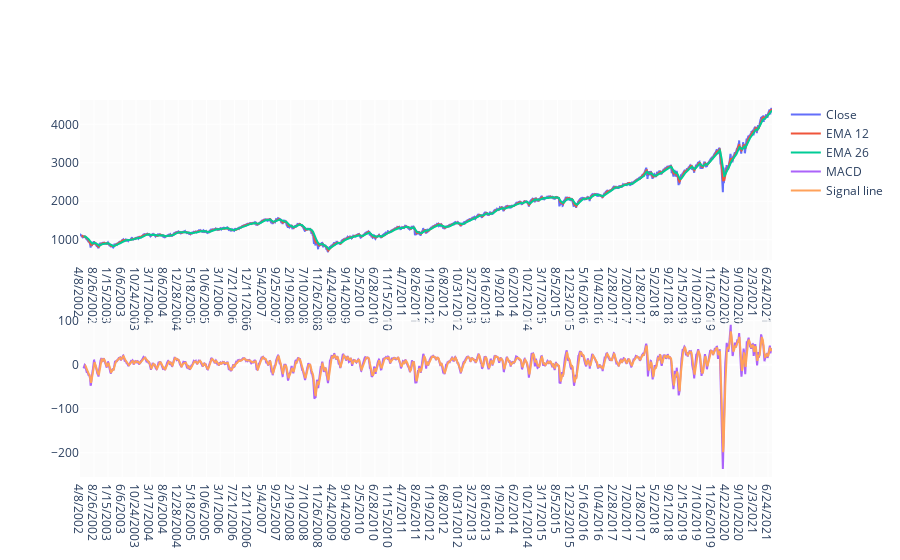

Here is the notebook cell this chart was saved with:
### Markdown cell above
#### MACD

### Code cell
EMA_12 = pd.Series(df['Close'].ewm(span=12, min_periods=12).mean())
EMA_26 = pd.Series(df['Close'].ewm(span=26, min_periods=26).mean())
df['MACD'] = pd.Series(EMA_12 - EMA_26)
df['MACD_signal'] = pd.Series(df.MACD.ewm(span=9, min_periods=9).mean())

fig = make_subplots(rows=2, cols=1)
fig.add_trace(go.Scatter(x=df.Date, y=df.Close, name='Close'), row=1, col=1)
fig.add_trace(go.Scatter(x=df.Date, y=EMA_12, name='EMA 12'), row=1, col=1)
fig.add_trace(go.Scatter(x=df.Date, y=EMA_26, name='EMA 26'), row=1, col=1)
fig.add_trace(go.Scatter(x=df.Date, y=df['MACD'], name='MACD'), row=2, col=1)
fig.add_trace(go.Scatter(x=df.Date, y=df['MACD_signal'], name='Signal line'), row=2, col=1)
fig.show()

### Figure 1 — Plotly figure (JSON) as saved in the notebook; plotly's stock layout.template omitted (floating-point values rounded to 4 significant figures; data arrays with more than 128 entries replaced by an {"elided": "..."} marker saying what was removed)
{"data": [{"name": "Close", "type": "scatter", "x": {"elided": "4832 str values"}, "xaxis": "x", "y": {"elided": "4832 float values"}, "yaxis": "y"}, {"name": "EMA 12", "type": "scatter", "x": {"elided": "4832 str values"}, "xaxis": "x", "y": {"elided": "4832 float values"}, "yaxis": "y"}, {"name": "EMA 26", "type": "scatter", "x": {"elided": "4832 str values"}, "xaxis": "x", "y": {"elided": "4832 float values"}, "yaxis": "y"}, {"name": "MACD", "type": "scatter", "x": {"elided": "4832 str values"}, "xaxis": "x2", "y": {"elided": "4832 float values"}, "yaxis": "y2"}, {"name": "Signal line", "type": "scatter", "x": {"elided": "4832 str values"}, "xaxis": "x2", "y": {"elided": "4832 float values"}, "yaxis": "y2"}], "layout": {"xaxis": {"anchor": "y", "domain": [0, 1]}, "xaxis2": {"anchor": "y2", "domain": [0, 1]}, "yaxis": {"anchor": "x", "domain": [0.575, 1]}, "yaxis2": {"anchor": "x2", "domain": [0, 0.425]}}}
